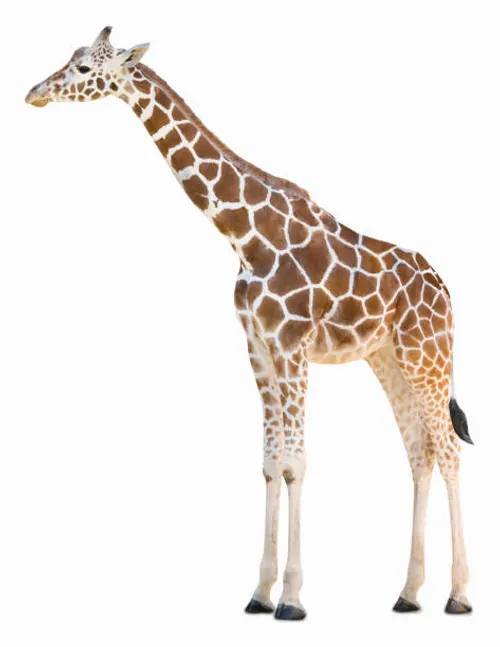
#> input picture giraffe.jpg, 500 x 647 px
$ jupyter execute affine_perspective.ipynb
#> lines starting #> are read from the running program, lines starting #| are printed output that depends on the picture
[cell 1]
import cv2
import numpy as np
import matplotlib.pyplot as plt

[cell 2]
image = cv2.imread('giraffe.jpg')
#> image is the input picture: shape (647, 500, 3); mean B, G, R 228.5, 232.8, 238.4
imag_rgb = cv2.cvtColor(image,cv2.COLOR_BGR2RGB)

plt.imshow(imag_rgb)

[cell 3]
rows,cols,_ = imag_rgb.shape
#> rows = 647; cols = 500

[cell 4]
input_points = np.float32([[50,50],[cols-50,50],[50,rows-50],[cols-50,rows-50]])

output_points = np.float32([[100,100],[cols-100,50],[50,rows-100],[cols-100,rows-100]])


m = cv2.getPerspectiveTransform(input_points,output_points)
print(m)
#| [[ 6.33165996e-01 -1.01854998e-01  7.09351472e+01]
#|  [-1.34137025e-01  6.57474014e-01  7.13338477e+01]
#|  [-2.45223081e-04 -2.54637496e-04  1.00000000e+00]]

[cell 5]
prespective_image = cv2.warpPerspective(imag_rgb,m,(cols,rows))
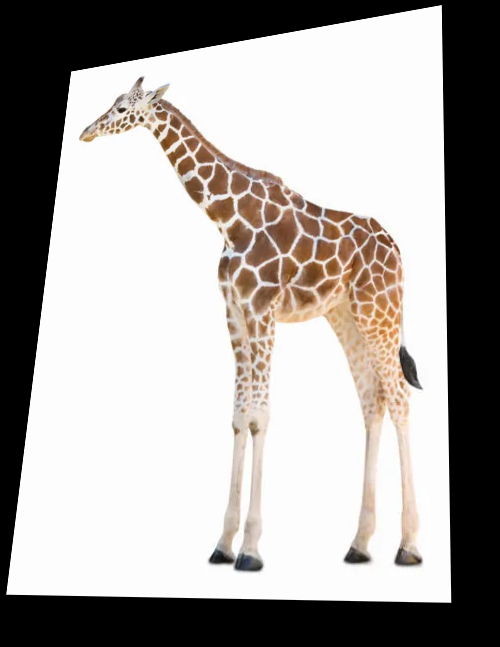
#> prespective_image: shape (647, 500, 3); mean R, G, B 167.8, 163.7, 160.6

plt.figure(figsize=(10,5))

plt.subplot(1,2,1)

plt.imshow(imag_rgb)
plt.title('Original Image')
plt.axis('off')

plt.subplot(1,2,2)
plt.imshow(prespective_image)
plt.title('Perspective Image')
plt.axis('off')
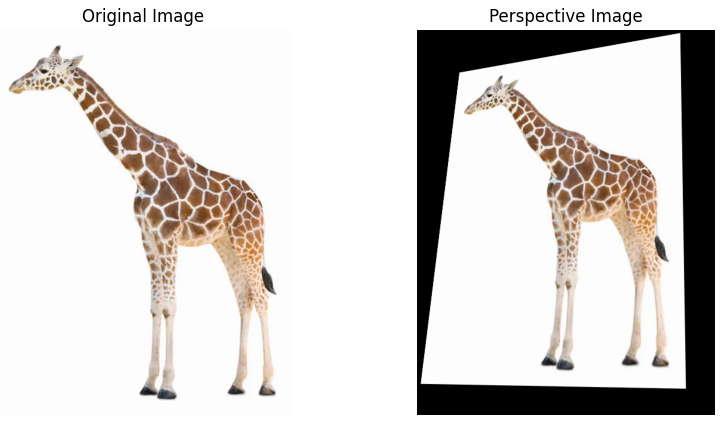
#> figure drawn by matplotlib, 2 panels

[cell 6]
##Affine transformation


input_points = np.float32([[50,50],[200,50],[50,200]])
output_points = np.float32([[10,100],[200,50],[100,250]])


n = cv2.getAffineTransform(input_points,output_points)
prespective_image = cv2.warpAffine(imag_rgb,n,(cols,rows))
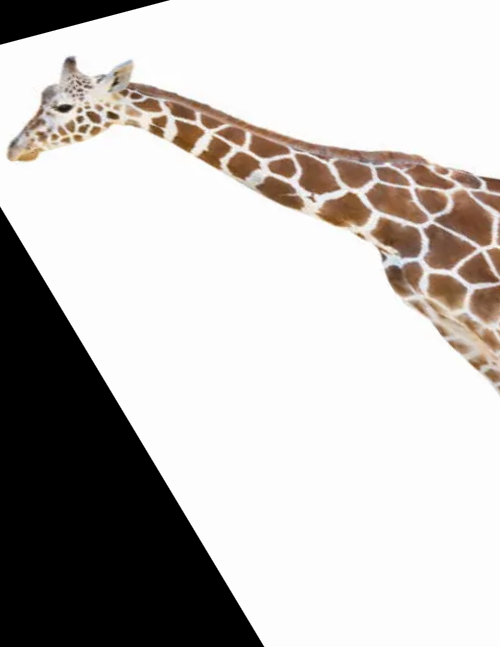
#> prespective_image: shape (647, 500, 3); mean R, G, B 193.1, 189.4, 186.9
plt.figure(figsize=(10,5))

plt.subplot(1,2,1)

plt.imshow(imag_rgb)
plt.title('Original Image')
plt.axis('off')

plt.subplot(1,2,2)
plt.imshow(prespective_image)
plt.title('Perspective Image')
plt.axis('off')
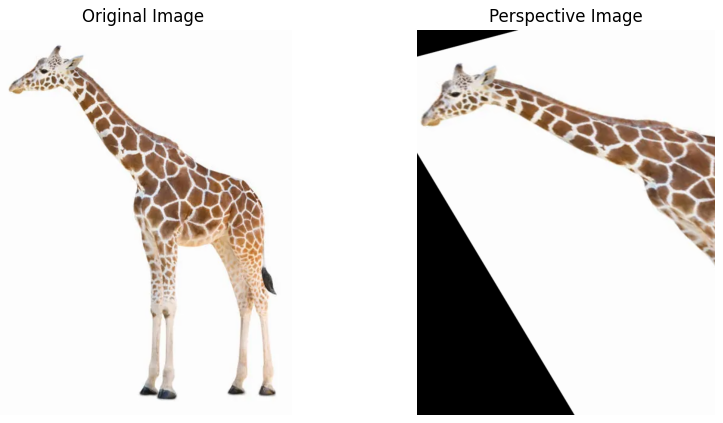
#> figure drawn by matplotlib, 2 panels
